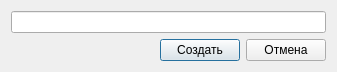
<?xml version="1.0" encoding="UTF-8"?>
<ui version="4.0">
 <class>dlg_create_category</class>
 <widget class="QDialog" name="dlg_create_category">
  <property name="geometry">
   <rect>
    <x>0</x>
    <y>0</y>
    <width>337</width>
    <height>69</height>
   </rect>
  </property>
  <property name="maximumSize">
   <size>
    <width>577</width>
    <height>69</height>
   </size>
  </property>
  <property name="windowTitle">
   <string>Dialog</string>
  </property>
  <layout class="QVBoxLayout" name="verticalLayout">
   <item>
    <widget class="QLineEdit" name="led_category_name"/>
   </item>
   <item>
    <layout class="QHBoxLayout" name="horizontalLayout">
     <item>
      <spacer name="horizontalSpacer">
       <property name="orientation">
        <enum>Qt::Horizontal</enum>
       </property>
       <property name="sizeHint" stdset="0">
        <size>
         <width>40</width>
         <height>20</height>
        </size>
       </property>
      </spacer>
     </item>
     <item>
      <widget class="QPushButton" name="btn_ok">
       <property name="text">
        <string>Создать</string>
       </property>
      </widget>
     </item>
     <item>
      <widget class="QPushButton" name="btn_cancel">
       <property name="text">
        <string>Отмена</string>
       </property>
      </widget>
     </item>
    </layout>
   </item>
  </layout>
 </widget>
 <resources/>
 <connections/>
</ui>
